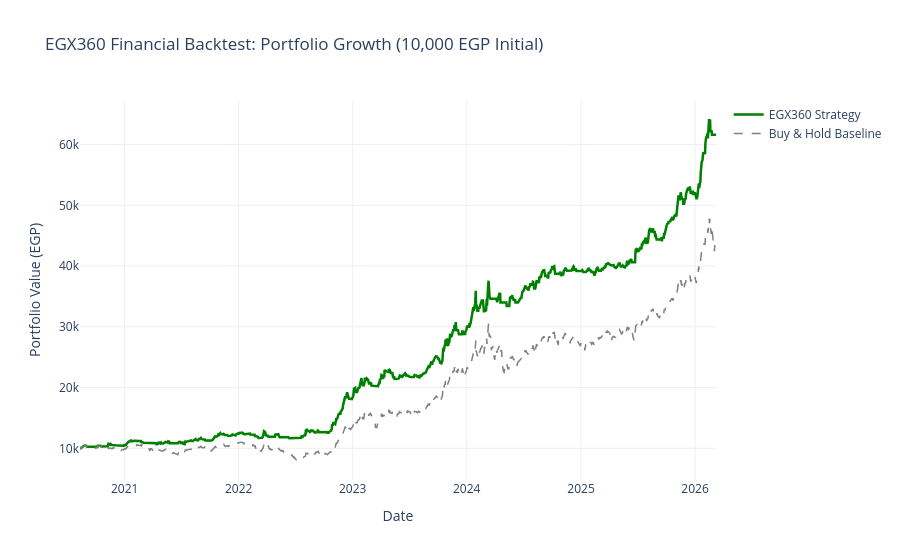

The notebook cell saved with this chart:
### Markdown cell above
## 5. Final Metrics & Visualizing the Portfolio Growth

### Code cell
final_portfolio = bt_df['portfolio_value'].iloc[-1]
final_bh = bt_df['bh_value'].iloc[-1]

strategy_profit_pct = ((final_portfolio - initial_capital) / initial_capital) * 100
market_profit_pct = ((final_bh - initial_capital) / initial_capital) * 100

print(f" Initial Capital: {initial_capital:,.2f} EGP")
print("-" * 40)
print(f"1) Buy & Hold Strategy (Market): {final_bh:,.2f} EGP ({market_profit_pct:.2f}%)")
print(f"2) EGX360 Strategy (Model):      {final_portfolio:,.2f} EGP ({strategy_profit_pct:.2f}%)")
print("-" * 40)
outperformance = strategy_profit_pct - market_profit_pct
print(f" The EGX360 Model outperformed the market by: {outperformance:.2f}%")

fig_bt = go.Figure()

# Plot Model Strategy Portfolio
fig_bt.add_trace(go.Scatter(x=bt_df['timestamp'], y=bt_df['portfolio_value'], 
                            mode='lines', name='EGX360 Strategy', 
                            line=dict(color='green', width=2.5)))

# Plot Buy & Hold Portfolio
fig_bt.add_trace(go.Scatter(x=bt_df['timestamp'], y=bt_df['bh_value'], 
                            mode='lines', name='Buy & Hold Baseline', 
                            line=dict(color='gray', width=1.5, dash='dash')))

fig_bt.update_layout(title='EGX360 Financial Backtest: Portfolio Growth (10,000 EGP Initial)',
                     yaxis_title='Portfolio Value (EGP)',
                     xaxis_title='Date',
                     template='plotly_white',
                     hovermode='x unified')
fig_bt.show()

### Figure 1 — Plotly figure (JSON) as saved in the notebook; plotly's stock layout.template omitted (floating-point values rounded to 4 significant figures; data arrays with more than 128 entries replaced by an {"elided": "..."} marker saying what was removed)
{"data": [{"line": {"color": "green", "width": 2.5}, "mode": "lines", "name": "EGX360 Strategy", "type": "scatter", "x": {"elided": "1366 str values"}, "y": {"elided": "1366 float values"}}, {"line": {"color": "gray", "dash": "dash", "width": 1.5}, "mode": "lines", "name": "Buy & Hold Baseline", "type": "scatter", "x": {"elided": "1366 str values"}, "y": {"elided": "1366 float values"}}], "layout": {"hovermode": "x unified", "title": {"text": "EGX360 Financial Backtest: Portfolio Growth (10,000 EGP Initial)"}, "xaxis": {"title": {"text": "Date"}}, "yaxis": {"title": {"text": "Portfolio Value (EGP)"}}}}
